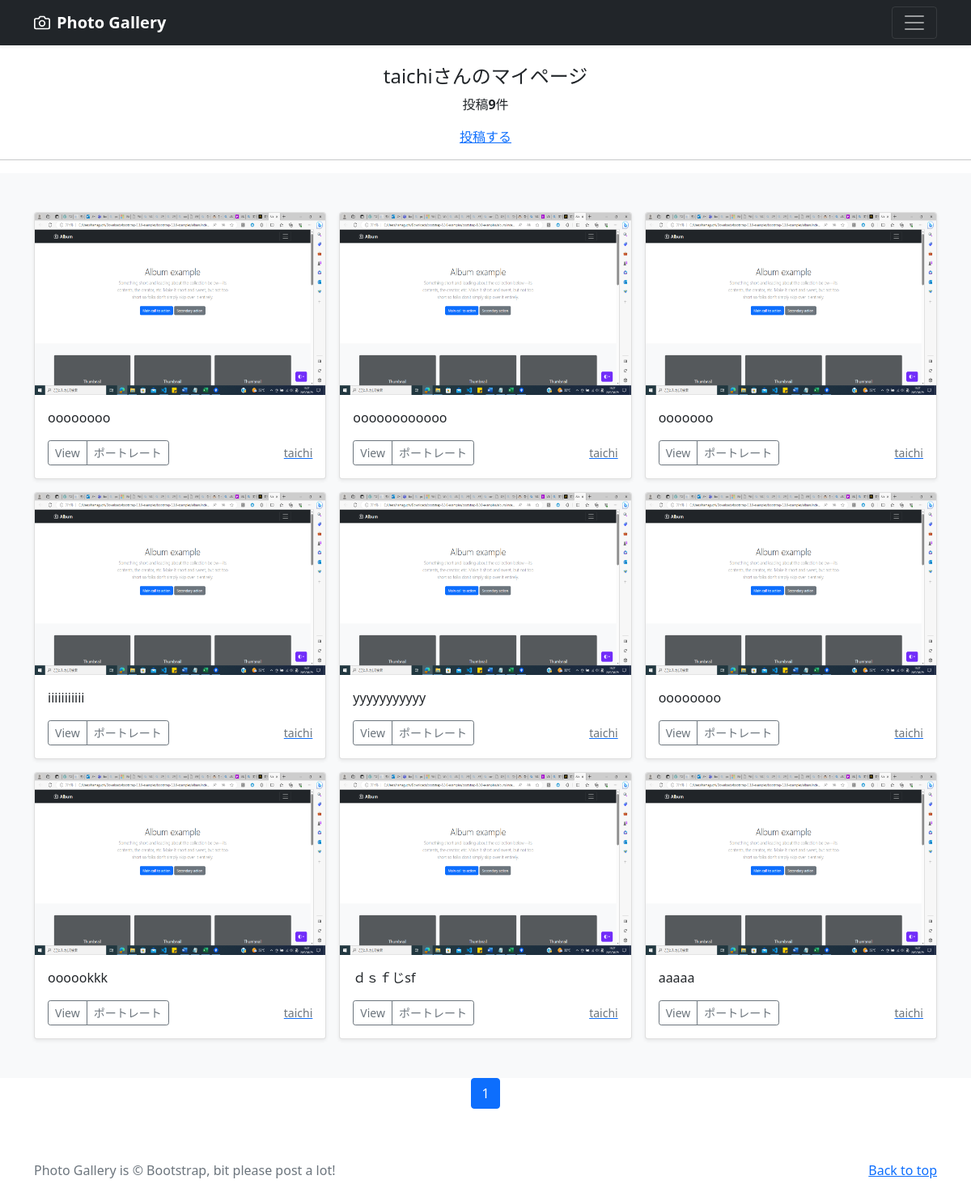
The app's page /mypage/ (signed in) with its own data.
### accounts/models.py (models this page shows)
class CustomUser(AbstractUser):
    pass

### photo/models.py (models this page shows, shortened)
class PhotoPost(models.Model):
    user=models.ForeignKey(
        CustomUser,
        verbose_name='ユーザー',
        on_delete=models.CASCADE
        )
    category=models.ForeignKey(
        Category,
        verbose_name='カテゴリ',
        on_delete=models.PROTECT
        )
    title=models.CharField(
        verbose_name='タイトル',
        max_length=200
        )
    comment=models.TextField(
        verbose_name='コメント',
        )
    image1=models.ImageField(
        verbose_name='イメージ1',
        upload_to='photos'
        )
    image2=models.ImageField(
        verbose_name='イメージ2',
        upload_to='photos',
        blank=True,
        null=True
        )
    posted_at=models.DateTimeField(
        verbose_name='投稿日時',
        auto_now_add=True
        )

class Category(models.Model):
    title=models.CharField(
        verbose_name='カテゴリ', #フィールドのタイトル
        max_length=20)

### photo/views.py (the view)
# urls.py: path('mypage/',views.MypageView.as_view(),name = 'mypage'),
class MypageView(ListView):
    template_name ='mypage.html'
    paginate_by=9
    def get_queryset(self):
        queryset = PhotoPost.objects.filter(
            user=self.request.user).order_by('-posted_at')
        return queryset

### photo/templates/mypage.html (shortened to what this page needs)
{% extends 'base.html' %}
    {% block contents %}
    {% if user.is_authenticated %}
        <br>
        <div style="text-align:center">
            <h4>{{user.username}}さんのマイページ</h4>
            {% if object_list.count == 0 %}
                <p>{{user.username}}さんの投稿はありません</p>
            {% else %}
                <p>投稿<strong>{{object_list.count}}</strong>件</p>
            {% endif %}
            <a href="{% url 'photo:post' %}">投稿する</a>
        </div>
        <hr>
    {% endif %}
    {% include "photos_list.html" %}
    {% include "pagination.html" %}
    {% endblock %}

### photo/templates/base.html (shortened to what this page needs)
{% load static %}
<!doctype html>
<html lang="ja" >
  <head>
    <link href="https://cdn.jsdelivr.net/npm/bootstrap@5.0.2/dist/css/bootstrap.min.css"
          rel="stylesheet"
>
  </head>
  <body>
    <header>
      <div class="navbar navbar-dark bg-dark shadow-sm">
        <div class="container">
          <a href="{% url 'photo:index' %}"
            class="navbar-brand d-flex align-items-center">
            <strong>Photo Gallery</strong>
          </a>
          <button class="navbar-toggler"
              type="button"
              data-bs-toggle="collapse"
              data-bs-target="#navbarHeader"
              aria-controls="navbarHeader"
              aria-expanded="false"
              aria-label="Toggle navigation">
            <span class="navbar-toggler-icon"></span>
          </button>
        </div>
      </div>
    </header>
    <main>
      {% block contents %}{% endblock %}
    </main>
    <footer class="text-muted py-5">
      <div class="container">
        <p class="float-end mb-1">
          <a href="#">Back to top</a>
        </p>
        <p class="mb-1">
          Photo Gallery is &copy; Bootstrap, bit please post a lot!</p>
      </div>
    </footer>
  </body>
</html>

### photo/templates/photos_list.html (shortened to what this page needs)
<div class="album py-5 bg-light">
  <div class="container">
    <div class="row row-cols-1 row-cols-sm-2 row-cols-md-3 g-3">
      {% for record in object_list %}
      <div class="col">
        <div class="card shadow-sm">
          <img src="{{record.image1.url}}"
            class="bd-placeholder-img card-img-top"
            width="100%" height="225"
            xmlns="http://www.w3.org/2000/svg"
            role="img" aria-label="Placeholder: Thumbnail"
            preserveAspectRatio="xMidYMid slice"
            focusable="false">
            <rect width="100%" height="100%" fill="#55595c"/>
          <div class="card-body">
            <p class="card-text">
              {{record.title}}
            </p>
            <div class="d-flex justify-content-between align-items-center">
              <div class="btn-group">
                <button type="button" class="btn btn-sm btn-outline-secondary" onclick="location.href='{% url 'photo:photo_detail' record.pk %}'">View</button>
                <button type="button"
                  class="btn btn-sm btn-outline-secondary"
                  onclick="location.href='{%url 'photo:photos_cat' category=record.category.id %}'">
                  {{record.category.title}}</button>
              </div>
              <a href="{% url 'photo:user_list' user=record.user.id %}">
                <small class="text-muted">
                  {{record.user.username}}</small>
              </a>
            </div>
          </div>
        </div>
      </div>
      {% endfor %}
    </div>
  </div>
</div>

### photo/templates/pagination.html (shortened to what this page needs)
<ul class="pagination"style="justify-content:center">
    {% for num in page_obj.paginator.page_range %}
        {% if page_obj.number == num %}
        <li class="page-item active">
            <span class="page-link">{{num}}</span>
        </li>
        {% else %}
        <li class="page-item">
            <a class="page-link" href="?page={{num}}">{{num}}</a>
        </li>
        {% endif %}
    {% endfor %}
</ul>

### photo/templates/base.html (style rules this page uses)
.bd-placeholder-img { font-size: 1.125rem; text-anchor: middle; -webkit-user-select: none; -moz-user-select: none; user-select: none; }

### records on screen
CustomUser: username "taichi"
PhotoPost: image1 (picture), title "oooooooo", category "ポートレート", user.username "taichi"
PhotoPost: image1 (picture), title "oooooooooooo", category "ポートレート", user.username "taichi"
PhotoPost: image1 (picture), title "ooooooo", category "ポートレート", user.username "taichi"
PhotoPost: image1 (picture), title "iiiiiiiiiii", category "ポートレート", user.username "taichi"
PhotoPost: image1 (picture), title "yyyyyyyyyyy", category "ポートレート", user.username "taichi"
PhotoPost: image1 (picture), title "oooooooo", category "ポートレート", user.username "taichi"
PhotoPost: image1 (picture), title "oooookkk", category "ポートレート", user.username "taichi"
PhotoPost: image1 (picture), title "ｄｓｆじsf", category "ポートレート", user.username "taichi"
PhotoPost: image1 (picture), title "aaaaa", category "ポートレート", user.username "taichi"

### other values on screen
{{ object_list.count }} "9"
{{ num }} "1"
